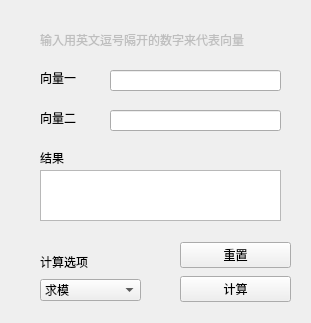
<?xml version="1.0" encoding="UTF-8"?>
<ui version="4.0">
 <class>VectorWin</class>
 <widget class="QWidget" name="VectorWin">
  <property name="geometry">
   <rect>
    <x>0</x>
    <y>0</y>
    <width>311</width>
    <height>323</height>
   </rect>
  </property>
  <property name="windowTitle">
   <string>Form</string>
  </property>
  <widget class="QLabel" name="label">
   <property name="geometry">
    <rect>
     <x>40</x>
     <y>70</y>
     <width>72</width>
     <height>15</height>
    </rect>
   </property>
   <property name="text">
    <string>向量一</string>
   </property>
  </widget>
  <widget class="QLabel" name="label_2">
   <property name="geometry">
    <rect>
     <x>40</x>
     <y>110</y>
     <width>72</width>
     <height>16</height>
    </rect>
   </property>
   <property name="text">
    <string>向量二</string>
   </property>
  </widget>
  <widget class="QLineEdit" name="lineEdit">
   <property name="geometry">
    <rect>
     <x>110</x>
     <y>70</y>
     <width>171</width>
     <height>21</height>
    </rect>
   </property>
  </widget>
  <widget class="QLineEdit" name="lineEdit_2">
   <property name="geometry">
    <rect>
     <x>110</x>
     <y>110</y>
     <width>171</width>
     <height>21</height>
    </rect>
   </property>
  </widget>
  <widget class="QWidget" name="layoutWidget">
   <property name="geometry">
    <rect>
     <x>40</x>
     <y>250</y>
     <width>101</width>
     <height>51</height>
    </rect>
   </property>
   <layout class="QVBoxLayout" name="verticalLayout">
    <item>
     <widget class="QLabel" name="label_3">
      <property name="text">
       <string>计算选项</string>
      </property>
     </widget>
    </item>
    <item>
     <widget class="QComboBox" name="comboBox">
      <item>
       <property name="text">
        <string>求模</string>
       </property>
      </item>
      <item>
       <property name="text">
        <string>内积</string>
       </property>
      </item>
     </widget>
    </item>
   </layout>
  </widget>
  <widget class="QLabel" name="label_4">
   <property name="enabled">
    <bool>true</bool>
   </property>
   <property name="geometry">
    <rect>
     <x>40</x>
     <y>150</y>
     <width>72</width>
     <height>15</height>
    </rect>
   </property>
   <property name="text">
    <string>结果</string>
   </property>
  </widget>
  <widget class="QTextBrowser" name="textBrowser">
   <property name="enabled">
    <bool>true</bool>
   </property>
   <property name="geometry">
    <rect>
     <x>40</x>
     <y>170</y>
     <width>241</width>
     <height>51</height>
    </rect>
   </property>
  </widget>
  <widget class="QLabel" name="label_info">
   <property name="enabled">
    <bool>false</bool>
   </property>
   <property name="geometry">
    <rect>
     <x>40</x>
     <y>30</y>
     <width>261</width>
     <height>20</height>
    </rect>
   </property>
   <property name="text">
    <string>输入用英文逗号隔开的数字来代表向量</string>
   </property>
  </widget>
  <widget class="QWidget" name="">
   <property name="geometry">
    <rect>
     <x>180</x>
     <y>240</y>
     <width>111</width>
     <height>65</height>
    </rect>
   </property>
   <layout class="QVBoxLayout" name="verticalLayout_2">
    <item>
     <widget class="QPushButton" name="pushButton">
      <property name="text">
       <string>重置</string>
      </property>
     </widget>
    </item>
    <item>
     <widget class="QPushButton" name="pushButton_Go">
      <property name="text">
       <string>计算</string>
      </property>
     </widget>
    </item>
   </layout>
  </widget>
 </widget>
 <resources/>
 <connections>
  <connection>
   <sender>pushButton</sender>
   <signal>clicked()</signal>
   <receiver>textBrowser</receiver>
   <slot>clear()</slot>
   <hints>
    <hint type="sourcelabel">
     <x>215</x>
     <y>256</y>
    </hint>
    <hint type="destinationlabel">
     <x>222</x>
     <y>215</y>
    </hint>
   </hints>
  </connection>
  <connection>
   <sender>pushButton</sender>
   <signal>clicked()</signal>
   <receiver>lineEdit_2</receiver>
   <slot>clear()</slot>
   <hints>
    <hint type="sourcelabel">
     <x>254</x>
     <y>248</y>
    </hint>
    <hint type="destinationlabel">
     <x>249</x>
     <y>127</y>
    </hint>
   </hints>
  </connection>
  <connection>
   <sender>pushButton</sender>
   <signal>clicked()</signal>
   <receiver>lineEdit</receiver>
   <slot>clear()</slot>
   <hints>
    <hint type="sourcelabel">
     <x>235</x>
     <y>246</y>
    </hint>
    <hint type="destinationlabel">
     <x>232</x>
     <y>83</y>
    </hint>
   </hints>
  </connection>
 </connections>
</ui>
